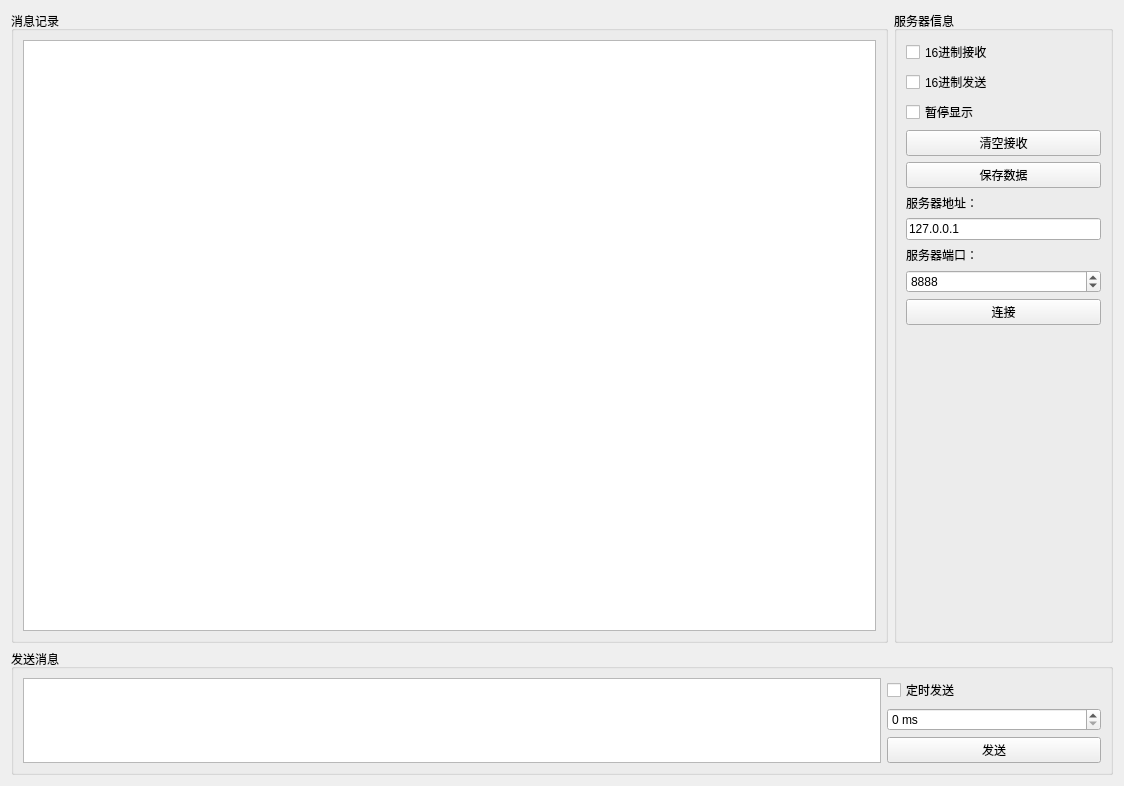
<?xml version="1.0" encoding="UTF-8"?>
<ui version="4.0">
 <class>TcpSocketView</class>
 <widget class="QWidget" name="TcpSocketView">
  <property name="geometry">
   <rect>
    <x>0</x>
    <y>0</y>
    <width>1124</width>
    <height>786</height>
   </rect>
  </property>
  <property name="windowTitle">
   <string>Form</string>
  </property>
  <layout class="QGridLayout" name="gridLayout_3" columnstretch="4,1">
   <item row="0" column="0">
    <widget class="QGroupBox" name="groupBox">
     <property name="title">
      <string>消息记录</string>
     </property>
     <layout class="QGridLayout" name="gridLayout" rowstretch="1">
      <item row="0" column="0" colspan="2">
       <widget class="QTextBrowser" name="textBrowser"/>
      </item>
     </layout>
    </widget>
   </item>
   <item row="0" column="1">
    <widget class="QGroupBox" name="groupBox_2">
     <property name="title">
      <string>服务器信息</string>
     </property>
     <layout class="QGridLayout" name="gridLayout_2">
      <item row="2" column="0">
       <widget class="QCheckBox" name="pauseDisplay_checkBox">
        <property name="text">
         <string>暂停显示</string>
        </property>
       </widget>
      </item>
      <item row="9" column="0">
       <widget class="QLabel" name="label">
        <property name="text">
         <string>服务器端口：</string>
        </property>
       </widget>
      </item>
      <item row="0" column="0">
       <widget class="QCheckBox" name="hexRecive_checkBox">
        <property name="text">
         <string>16进制接收</string>
        </property>
       </widget>
      </item>
      <item row="6" column="0">
       <widget class="QPushButton" name="saveRecive_pushButton">
        <property name="text">
         <string>保存数据</string>
        </property>
       </widget>
      </item>
      <item row="12" column="0">
       <spacer name="verticalSpacer">
        <property name="orientation">
         <enum>Qt::Vertical</enum>
        </property>
        <property name="sizeHint" stdset="0">
         <size>
          <width>20</width>
          <height>40</height>
         </size>
        </property>
       </spacer>
      </item>
      <item row="1" column="0">
       <widget class="QCheckBox" name="hexSend_checkBox">
        <property name="text">
         <string>16进制发送</string>
        </property>
       </widget>
      </item>
      <item row="8" column="0">
       <widget class="QLineEdit" name="serverIp_lineEdit">
        <property name="text">
         <string>127.0.0.1</string>
        </property>
       </widget>
      </item>
      <item row="10" column="0">
       <widget class="QSpinBox" name="serverPort_spinBox">
        <property name="maximum">
         <number>65535</number>
        </property>
        <property name="value">
         <number>8888</number>
        </property>
       </widget>
      </item>
      <item row="11" column="0">
       <widget class="QPushButton" name="connectServer_pushButton">
        <property name="text">
         <string>连接</string>
        </property>
       </widget>
      </item>
      <item row="7" column="0">
       <widget class="QLabel" name="label_3">
        <property name="text">
         <string>服务器地址：</string>
        </property>
       </widget>
      </item>
      <item row="5" column="0">
       <widget class="QPushButton" name="clearRecive_pushButton">
        <property name="text">
         <string>清空接收</string>
        </property>
       </widget>
      </item>
     </layout>
    </widget>
   </item>
   <item row="1" column="0" colspan="2">
    <widget class="QGroupBox" name="groupBox_3">
     <property name="title">
      <string>发送消息</string>
     </property>
     <layout class="QGridLayout" name="gridLayout_4" columnstretch="4,1">
      <item row="1" column="1">
       <widget class="QSpinBox" name="timeInterval_spinBox">
        <property name="specialValueText">
         <string/>
        </property>
        <property name="suffix">
         <string> ms</string>
        </property>
        <property name="prefix">
         <string/>
        </property>
        <property name="maximum">
         <number>10000000</number>
        </property>
        <property name="singleStep">
         <number>100</number>
        </property>
        <property name="stepType">
         <enum>QAbstractSpinBox::DefaultStepType</enum>
        </property>
       </widget>
      </item>
      <item row="0" column="1">
       <widget class="QCheckBox" name="regularlySend_checkBox">
        <property name="text">
         <string>定时发送</string>
        </property>
       </widget>
      </item>
      <item row="2" column="1">
       <widget class="QPushButton" name="send_pushButton">
        <property name="text">
         <string>发送</string>
        </property>
        <property name="shortcut">
         <string>Ctrl+Return</string>
        </property>
       </widget>
      </item>
      <item row="0" column="0" rowspan="3">
       <widget class="QPlainTextEdit" name="plainTextEdit"/>
      </item>
     </layout>
    </widget>
   </item>
  </layout>
 </widget>
 <resources/>
 <connections>
  <connection>
   <sender>clearRecive_pushButton</sender>
   <signal>clicked()</signal>
   <receiver>textBrowser</receiver>
   <slot>clear()</slot>
   <hints>
    <hint type="sourcelabel">
     <x>994</x>
     <y>122</y>
    </hint>
    <hint type="destinationlabel">
     <x>738</x>
     <y>146</y>
    </hint>
   </hints>
  </connection>
 </connections>
</ui>
